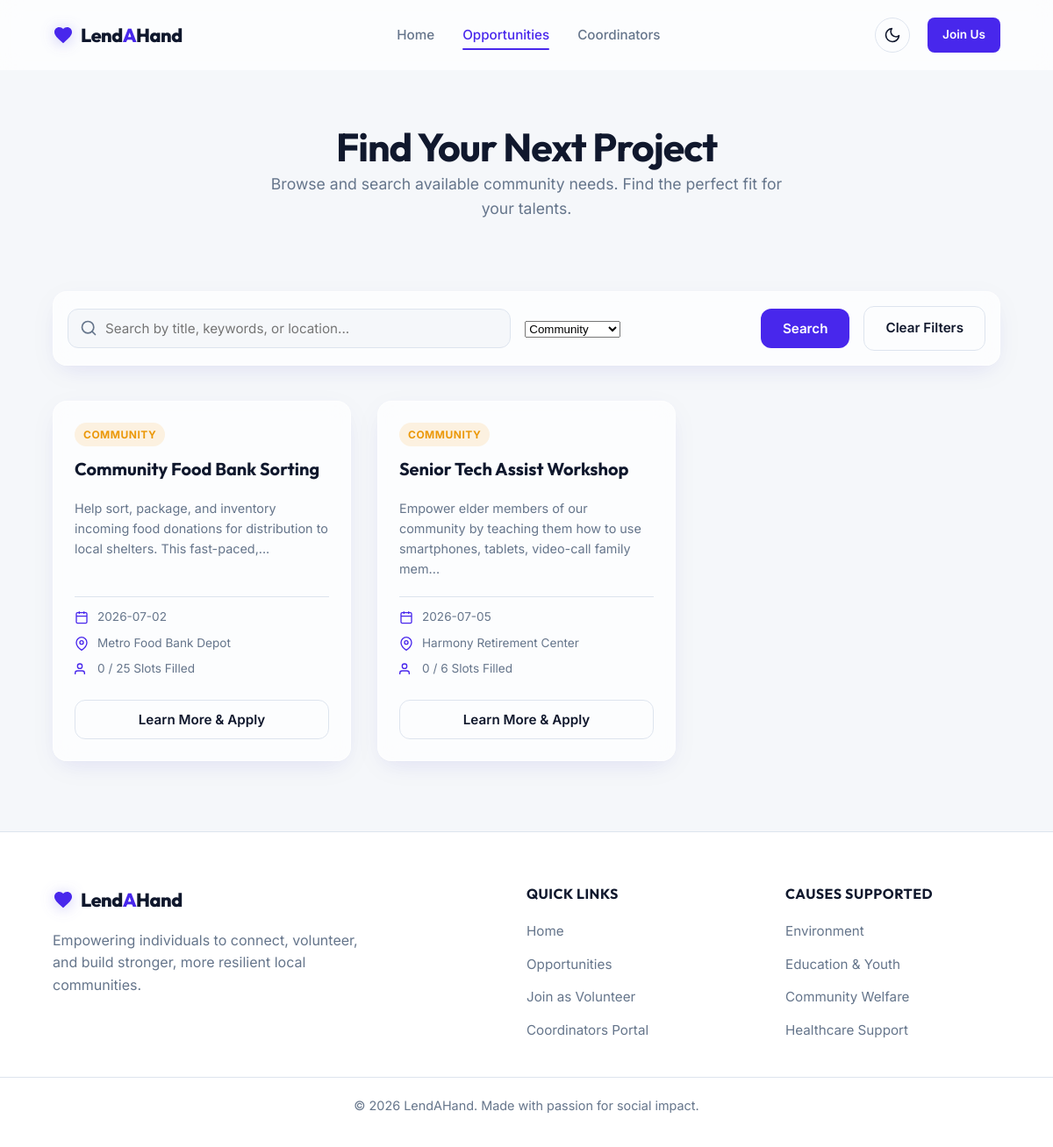
/opportunities?category=Community, run on the app's committed database.
### models.py (models this page shows)
class Opportunity(db.Model):
    __tablename__ = 'opportunities'
    id = db.Column(db.Integer, primary_key=True)
    title = db.Column(db.String(150), nullable=False)
    description = db.Column(db.Text, nullable=False)
    category = db.Column(db.String(50), nullable=False)  # Environment, Education, Healthcare, Disaster Relief, Community
    date = db.Column(db.String(50), nullable=False)  # YYYY-MM-DD
    time = db.Column(db.String(50), nullable=False)  # e.g. "10:00 AM - 02:00 PM"
    location = db.Column(db.String(150), nullable=False)
    required_skills = db.Column(db.String(300), nullable=True)  # comma-separated list
    max_slots = db.Column(db.Integer, nullable=False, default=10)
    slots_filled = db.Column(db.Integer, nullable=False, default=0)
    status = db.Column(db.String(20), default='Active')  # Active, Archived
    applications = db.relationship('Application', backref='opportunity', lazy=True, cascade="all, delete-orphan")

### app.py (the view)
@app.route('/opportunities')
def opportunities():
    search_query = request.args.get('search', '').strip()
    category = request.args.get('category', '').strip()
    query = Opportunity.query.filter_by(status='Active')
    if search_query:
        query = query.filter(
            (Opportunity.title.ilike(f'%{search_query}%')) |
            (Opportunity.description.ilike(f'%{search_query}%')) |
            (Opportunity.location.ilike(f'%{search_query}%'))
        )
    if category and category != 'All':
        query = query.filter_by(category=category)
    opps = query.order_by(Opportunity.date).all()
    categories = ['Environment', 'Education', 'Community', 'Disaster Relief', 'Healthcare']
    return render_template('opportunities.html',
                           opportunities=opps,
                           categories=categories,
                           selected_category=category,
                           search_query=search_query)

### app.py (called while the page is built)
@app.context_processor
def inject_user():
    user = None
    if 'volunteer_id' in session:
        user = Volunteer.query.get(session['volunteer_id'])
    return dict(current_user=user)

### templates/opportunities.html (shortened to what this page needs)
{% extends 'base.html' %}
{% block content %}
<section class="opportunities-hero-section text-center">
    <div class="container">
        <h1>Find Your Next Project</h1>
        <p class="subheading text-center">Browse and search available community needs. Find the perfect fit for your talents.</p>
    </div>
</section>
<section class="filter-section">
    <div class="container">
        <form action="{{ url_for('opportunities') }}" method="GET" class="filter-form glass-card">
            <div class="search-input-wrapper">
                <input type="text" name="search" placeholder="Search by title, keywords, or location..." value="{{ search_query }}" aria-label="Search opportunities">
            </div>
            <div class="select-wrapper">
                <select name="category" aria-label="Filter by Category" onchange="this.form.submit()">
                    {% for cat in categories %}
                        <option value="{{ cat }}" {% if selected_category == cat %}selected{% endif %}>{{ cat }}</option>
                    {% endfor %}
                </select>
            </div>
            <button type="submit" class="btn btn-primary">Search</button>
            {% if search_query or selected_category %}
                <a href="{{ url_for('opportunities') }}" class="btn btn-outline">Clear Filters</a>
            {% endif %}
        </form>
    </div>
</section>
<section class="opportunities-list-section">
    <div class="container">
        {% if opportunities %}
            <div class="grid grid-3 card-group">
                {% for opp in opportunities %}
                    <div class="opp-card glass-card">
                        <div class="opp-category-tag {{ opp.category.lower().replace(' ', '-') }}">{{ opp.category }}</div>
                        <h3>{{ opp.title }}</h3>
                        <p class="opp-desc-short">{{ opp.description[:110] }}...</p>
                        <div class="opp-details-list">
                            <div class="opp-detail-item">
                                <svg width="16" height="16" viewBox="0 0 24 24" fill="none" stroke="currentColor" stroke-width="2"><rect x="3" y="4" width="18" height="18" rx="2" ry="2"></rect><line x1="16" y1="2" x2="16" y2="6"></line><line x1="8" y1="2" x2="8" y2="6"></line><line x1="3" y1="10" x2="21" y2="10"></line></svg>
                                <span>{{ opp.date }}</span>
                            </div>
                            <div class="opp-detail-item">
                                <svg width="16" height="16" viewBox="0 0 24 24" fill="none" stroke="currentColor" stroke-width="2"><path d="M21 10c0 7-9 13-9 13s-9-6-9-13a9 9 0 0 1 18 0z"></path><circle cx="12" cy="10" r="3"></circle></svg>
                                <span>{{ opp.location }}</span>
                            </div>
                            <div class="opp-detail-item">
                                <svg width="16" height="16" viewBox="0 0 24 24" fill="none" stroke="currentColor" stroke-width="2"><path d="M17 21v-2a4 4 0 0 0-4-4H5a4 4 0 0 0-4 4v2"></path><circle cx="9" cy="7" r="4"></circle></svg>
                                <span>{{ opp.slots_filled }} / {{ opp.max_slots }} Slots Filled</span>
                            </div>
                        </div>
                        <div class="opp-card-footer">
                            <button onclick="openOpportunityModal({{ opp.id }})" class="btn btn-outline btn-full">Learn More & Apply</button>
                        </div>
                    </div>
                {% endfor %}
            </div>
        {% endif %}
    </div>
</section>
{% endblock %}

### static/css/style.css (style rules this page uses)
:root { --headings-font: 'Outfit', 'Inter', -apple-system, sans-serif; --body-font: 'Inter', -apple-system, sans-serif; --container-width: 1200px; --header-height: 80px; --transition-fast: 0.2s ease; --transition-normal: 0.3s cubic-bezier(0.4, 0, 0.2, 1); --bg-color: hsl(210, 30%, 97%); --bg-card: hsl(0, 0%, 100%); --bg-card-hover: hsl(210, 30%, 99%); --text-color: hsl(224, 47%, 12%); --text-muted: hsl(215, 16%, 47%); --border-color: hsl(214, 32%, 90%); --shadow: 0 10px 30px -10px rgba(79, 70, 229, 0.08), 0 1px 3px rgba(0, 0, 0, 0.02); --accent-color: hsl(250, 84%, 54%); --accent-color-rgb: 79, 70, 229; --accent-hover: hsl(250, 84%, 47%); --success-color: hsl(142, 76%, 36%); --success-bg: hsl(142, 76%, 95%); --success-border: hsl(142, 76%, 85%); --warning-color: hsl(38, 92%, 50%); --warning-bg: hsl(38, 92%, 95%); --warning-border: hsl(38, 92%, 85%); --danger-color: hsl(350, 89%, 60%); --danger-bg: hsl(350, 89%, 96%); --danger-border: hsl(350, 89%, 90%); --info-color: hsl(200, 95%, 48%); --info-bg: hsl(200, 95%, 95%); --info-border: hsl(200, 95%, 88%); --glass-bg: rgba(255, 255, 255, 0.7); --glass-border: rgba(255, 255, 255, 0.45); --glass-shadow: 0 8px 32px 0 rgba(31, 38, 135, 0.04); }
*, *::before, *::after { box-sizing: border-box; margin: 0; padding: 0; }
body { background-color: var(--bg-color); color: var(--text-color); font-family: var(--body-font); font-size: 16px; line-height: 1.6; overflow-x: hidden; min-height: 100vh; display: flex; flex-direction: column; transition: background-color var(--transition-normal), color var(--transition-normal); }
.container { width: 90%; max-width: var(--container-width); margin: 0 auto; }
h1, h2, h3, h4, h5 { font-family: var(--headings-font); font-weight: 700; line-height: 1.25; color: var(--text-color); }
h1 { font-size: 2.8rem; letter-spacing: -1px; }
h3 { font-size: 1.35rem; margin-bottom: 8px; }
p { color: var(--text-muted); margin-bottom: 16px; }
.text-center { text-align: center; }
.subheading { font-size: 1.1rem; max-width: 600px; margin: 0 auto 40px auto; }
.grid { display: grid; gap: 30px; }
.grid-3 { grid-template-columns: repeat(3, 1fr); }
.opportunities-hero-section { padding: 60px 0 40px 0; }
.filter-section { margin-bottom: 40px; }
.filter-form { padding: 16px; display: grid; grid-template-columns: 2fr 1fr auto auto; gap: 16px; align-items: center; }
.search-input-wrapper { position: relative; display: flex; align-items: center; }
.search-input-wrapper input { width: 100%; padding: 12px 16px 12px 42px; background: var(--bg-color); border: 1px solid var(--border-color); border-radius: 12px; color: var(--text-color); font-family: var(--body-font); font-size: 0.95rem; transition: border-color var(--transition-fast); }

### data on the page
Opportunity: category "COMMUNITY", title "Community Food Bank Sorting", description "Help sort, package, and inventory incoming food donations for distribution to local shelters. This fast-paced,", date "2026-07-02", location "Metro Food Bank Depot", slots_filled "0", max_slots "25"
Opportunity: category "COMMUNITY", title "Senior Tech Assist Workshop", description "Empower elder members of our community by teaching them how to use smartphones, tablets, video-call family mem", date "2026-07-05", location "Harmony Retirement Center", slots_filled "0", max_slots "6"

### other printed values
form field category "Community"
